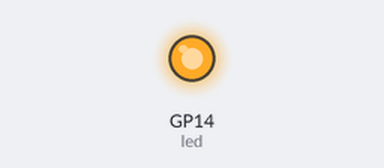
Bench run of a program on a simulated Raspberry Pi Pico running MicroPython. Shown: output pins drawn as LEDs (lit = HIGH). What the program prints to the serial console is not drawn.

Above: at 0.1 s.
Timing chart, 0 to 1.6 s (numbered marks = the images above):
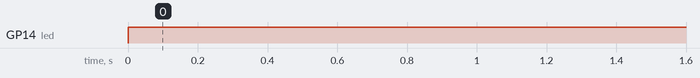

Measured:
- by itself, GP14 (led): LOW → HIGH at 0.00 s

The program:

001_Sensor_with_led.py
```python
from machine import Pin
import utime
ir_sensor = Pin(15, Pin.IN)
led = Pin(14, Pin.OUT)

while True:
    if ir_sensor.value() == 0:
        led.value(0)
        print("IR Sensor Detected")
        utime.sleep(1)
    else:
        led.value(1)
        print("IR Sensor Not Detected")
```
